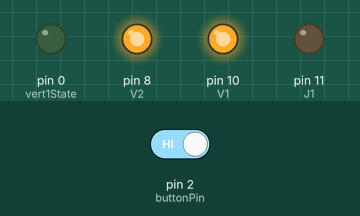
Recording of a sketch running on a simulated Arduino Uno, built with avr-gcc and run on an emulated ATmega328P. On the bench: output pins drawn as LEDs (lit = HIGH). The test bench sets the inputs (shaded band); at power-on: pin 2 (buttonPin) HIGH. Pins used as bus, display or sensor lines are not drawn.

Above: at 9.1 s.
18.1 s: pin 2 (buttonPin) driven LOW
At 21.7 s:
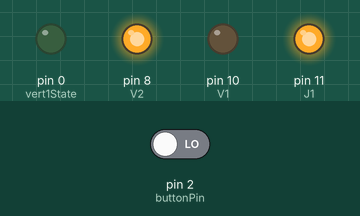
At 27.5 s:
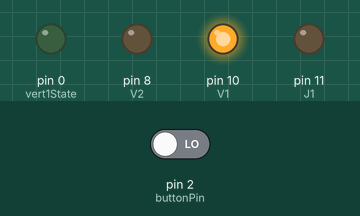
32.1 s: pin 2 (buttonPin) driven HIGH
At 38.3 s:
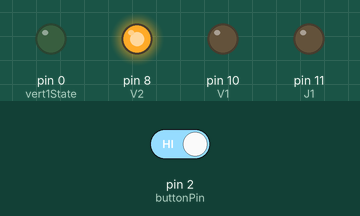
Timing chart, 0 to 52.1 s (numbered marks = the images above; inputs shaded):
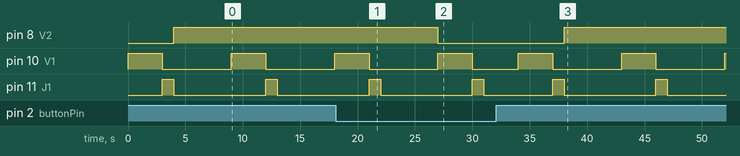

Measured:
- after the input at 18.1 s, pin 8 (V2): HIGH → LOW after 8.9 s
- after the input at 32.1 s, pin 8 (V2): LOW → HIGH after 5.9 s; pin 10 (V1): LOW → HIGH after 10.9 s, → LOW 3.0 s later, → HIGH 6.0 s later; pin 11 (J1): LOW → HIGH after 13.9 s, → LOW 1.0 s later
- by itself, pin 10 (V1): alternates HIGH for 3.0 s and LOW for 6.0 s
- by itself, pin 11 (J1): alternates HIGH for 1.0 s and LOW for 8.0 s

The sketch:

Feu_avec_passage_pieton.ino
```cpp
const int R1 = 12; // La broche 4 devient le feu rouge 1
const int J1 = 11; // La broche 3 devient le feu jaune 1
const int V1 = 10; // La broche 2 devient le feu vert 1
const int buttonPin = 2;
int buttonState = 0;
int vert1State = 0;
//FEU2
const int R2 = 9; // La broche 8 devient le feu rouge 2
const int V2 = 8; // La broche 10 devient le feu vert 2
//TEMPS
int timer1 = 1000; // Le temps est fixé à 2 secondes
int timer2 = 3000; // Le temps est fixé à 6 secondes
void setup() {
 // On initialise les sorties
 pinMode(R1, OUTPUT);
 pinMode(J1, OUTPUT);
 pinMode(V1, OUTPUT);
 pinMode(R2, OUTPUT);
 pinMode(V2, OUTPUT);
 pinMode(buttonPin, INPUT);
 pinMode(vert1State, OUTPUT);
}
void loop() {
 buttonState = digitalRead(buttonPin);
 vert1State = digitalRead(V1);
 if (buttonState == LOW ){
  digitalWrite(R1, LOW); // R2 éteint
 digitalWrite(J1, LOW); // J1 éteint
 digitalWrite(V2, LOW);
 digitalWrite(R2, HIGH);
 digitalWrite(V1, HIGH); // V2 allumé
 delay(timer2); // durée: 6000 millisecondes, soit 6 secondes
 // Phase 2 : R1, J1, J2 allumés et V2 éteint
digitalWrite(R1, LOW); // R2 éteint
 digitalWrite(V1, LOW); // J2 éteint
 digitalWrite(J1, HIGH); // V2 allumé
 delay(timer1); // durée: 2000 millisecondes, soit 2 secondes
 // Phase 3 : R1, J1, J2 éteints et V1 et R2 allumés
 digitalWrite(J1, LOW); // J1 éteint
 digitalWrite(V1, LOW); // J2 éteint
 digitalWrite(R1, HIGH); // R2 allumé
 delay(timer2);
  }
 else {
  digitalWrite(R1, LOW);
  digitalWrite(V1, HIGH);
  delay(timer2) ;
  digitalWrite(V1, LOW);
  digitalWrite(J1, HIGH);
  delay(1000);
  digitalWrite(J1, LOW);
  digitalWrite(R2, LOW);
  digitalWrite(R1, HIGH);
  digitalWrite(V2, HIGH);
  delay(5000);
  }
}
```
